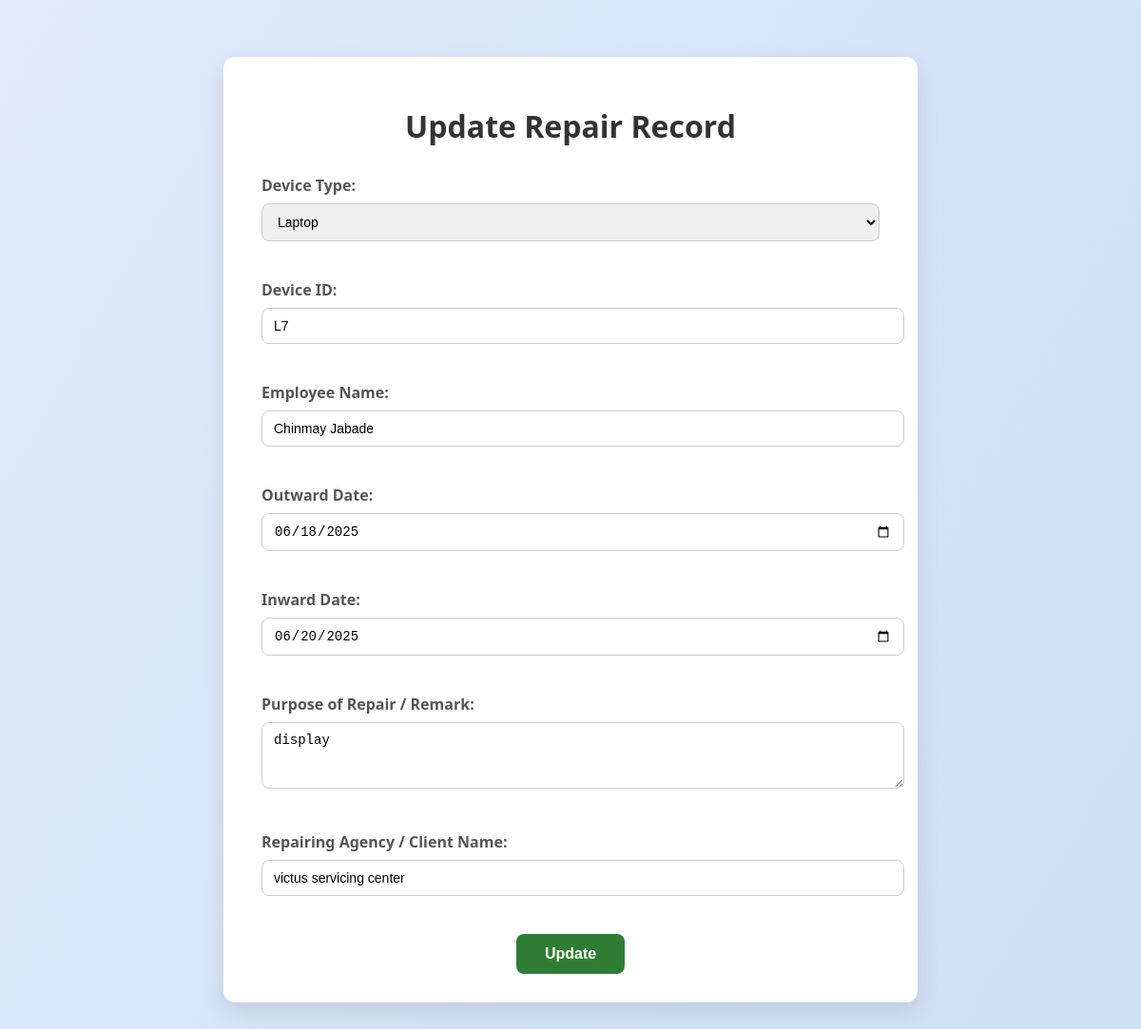
Screenshot of /repair/update/1/ with the database file from the repository.
### repair/models.py (models this page shows, shortened)
class Repair(models.Model):
    DEVICE_CHOICES = [
        ('Laptop', 'Laptop'),
        ('Offive TV','Office TV'),
        ('Mouse', 'Mouse'),
        ('Printer', 'Printer'),
        ('Monitor', 'Monitor'),
        ('Other', 'Other'),
    ]
    device_type = models.CharField(max_length=50, choices=DEVICE_CHOICES)
    emp_name = models.CharField(max_length=100)
    device_id = models.CharField(max_length=50)
    outward_date = models.DateField(null=True, blank=True)
    inward_date = models.DateField(null=True, blank=True)
    purpose_of_repair = models.TextField()
    client_name = models.CharField(max_length=100)

### repair/views.py (the view, shortened to what this page needs)
# urls.py: path('update/<int:pk>/', views.update_repair, name='update_repair'),
def update_repair(request, pk):
    repair = get_object_or_404(Repair, pk=pk)
    return render(request, 'update_repair.html', {'repair': repair})

### templates/update_repair.html (shortened to what this page needs)
<!DOCTYPE html>
<html lang="en">
<head>
</head>
<body>
<div class="container">
    <h1>Update Repair Record</h1>
    <form method="post">
        <div class="form-group">
            <label for="device_type">Device Type:</label>
            <select id="device_type" name="device_type" required>
                <option value="Laptop" {% if repair.device_type == "Laptop" %}selected{% endif %}>Laptop</option>
            </select>
        </div>
        <div class="form-group">
            <label for="device_id">Device ID:</label>
            <input type="text" id="device_id" name="device_id" value="{{ repair.device_id }}" required>
        </div>
        <div class="form-group">
            <label for="employee_name">Employee Name:</label>
            <input type="text" id="emp_name" name="emp_name" value="{{ repair.emp_name }}" required>
        </div>
        <div class="form-group">
            <label for="outward_date">Outward Date:</label>
            <input type="date" id="outward_date" name="outward_date" value="{{ repair.outward_date|date:'Y-m-d' }}" required />
        </div>
        <div class="form-group">
            <label for="inward_date">Inward Date:</label>
            <input type="date" id="inward_date" name="inward_date" value="{{ repair.inward_date|date:'Y-m-d' }}" />
        </div>
        <div class="form-group">
            <label for="purpose_of_repair">Purpose of Repair / Remark:</label>
            <textarea id="purpose_of_repair" name="purpose_of_repair" rows="3" placeholder="e.g. Display not working">{{ repair.purpose_of_repair }}</textarea>
        </div>
        <div class="form-group">
            <label for="client_name">Repairing Agency / Client Name:</label>
            <input type="text" id="client_name" name="client_name" value="{{ repair.client_name }}">
        </div>
        <div class="add-button">
            <button type="submit">Update</button>
        </div>
    </form>
</div>
</body>
</html>

### templates/update_repair.html (style rules this page uses)
body { font-family: 'Segoe UI', Tahoma, Geneva, Verdana, sans-serif; margin: 0; padding: 0; background: linear-gradient(120deg, #e0eafc, #cfdef3); }
.container { max-width: 650px; margin: 60px auto; padding: 30px 40px; background-color: #ffffff; border-radius: 12px; box-shadow: 0 10px 25px rgba(0, 0, 0, 0.1); }
h1 { text-align: center; margin-bottom: 30px; color: #333; }
label { display: block; margin-bottom: 8px; font-weight: 600; color: #555; }
select, input[type="date"], textarea, input[type="text"] { width: 100%; padding: 10px 12px; margin-bottom: 20px; border: 1px solid #ccc; border-radius: 8px; font-size: 14px; transition: border-color 0.3s ease; }
textarea { resize: vertical; }
.form-group { margin-bottom: 20px; }
.add-button { text-align: center; }
.add-button button { background-color: #2e7d32; color: white; padding: 12px 30px; font-size: 16px; font-weight: bold; border: none; border-radius: 8px; cursor: pointer; transition: background-color 0.3s ease; }

### rows the page displays
Repair: device_type "Laptop", device_id "L7", emp_name "Chinmay Jabade", outward_date "06/18/2025", inward_date "06/20/2025", purpose_of_repair "display", client_name "victus servicing center"
